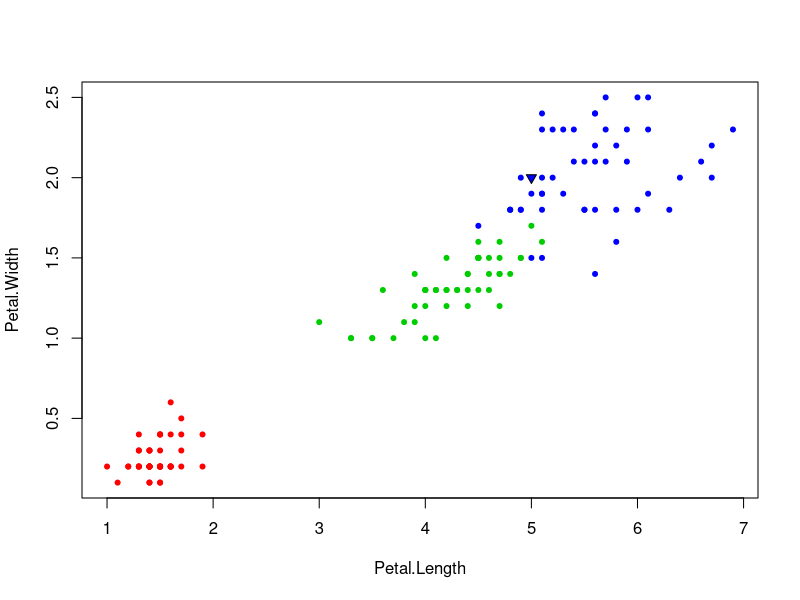

The R script that drew this image:
euclidDist <- function(u, v) {
  sqrt(sum((u - v)^2))
}

sortObjectsByDist <- function(xl, u) {
  l <- dim(xl)[1]
  n <- dim(xl)[2] - 1
  # формируем матрицу расстояний состоящую из индекса и расстояния евклида из выборки для некоторой точки
  distances <- matrix(NA, l, 2)
  for (i in 1:l) {
    distances[i, ] <- c(i, euclidDist(xl[i, 1:n], u))
  }
  
  # сортируем по расстоянию
  orderedXl <- xl[order(distances[, 2]), ]
  return (orderedXl <- cbind(orderedXl, euclidDist = sort(distances[, 2], decreasing = FALSE)))
}

# Прямоугольное ядро
rect_kernel <- function(dist, h) {
  if(abs(dist / h) <= 1) {
    return (1 / 2)
  } else {
    return(0)
  }
}

# Епанечникова ядро
epanech_kernel <- function(dist, h) {
  if(abs(dist / h) <= 1) {
    return(3 / 4 * (1 - (dist / h)^2))
  } else {
    return(0)
  }
}

# Квартическое ядро
quartic_kernel <- function(dist, h) {
  if(abs(dist / h) <= 1) {
    return(15 / 16 * (1 - (dist / h)^2)^2)
  } else {
    return(0)
  }
}

# Треугольное ядро
triang_kernel <- function(dist, h) {
  if(abs(dist / h) <= 1) {
    return(1 - abs(dist / h))
  } else {
    return(0)
  }
}

# Гауссовское ядро (финитные ядра)
gauss_kernel <- function(dist, h) {
  return((2*pi)^(1/2) * exp((-1/2) * (dist / h)^2))
}

parzenWindow <- function(xl, u, h, kernelFunc) {
  l <- dim(xl)[1]
  orderedXl <- sortObjectsByDist(xl, u)
  n <- dim(orderedXl)[2] - 1
  classes <- orderedXl[1:l, n]
  
  counts <- table(orderedXl[0, 3])
  View(counts[classes[1]])
  
  for (i in seq(1:l)) {
    counts[classes[i]] <- counts[classes[i]] + kernelFunc(orderedXl[i, 4], h)
    print(counts)
  }

  
  if(sum(counts) > 0) {
    class <- names(which.max(counts))
  } else {
    class <- "noClass"
  } 
  
  return(class)
}

loo <- function(xl, seqH, kernelFunc) {
  l <- dim(xl)[1]
  hLooArray <- array(0, length(seqH))
  j <- 1
  for(h in seqH) {
    cnt <- 0
    for(i in 1:l) {
      u <- c(xl[i, 1], xl[i, 2])
      x <- xl[-i, 1:3]
      class <- parzenWindow(x, u, h, kernelFunc)
      
      if(xl[i, 3] != class) {
        cnt <- cnt + 1
      }
    }
    hLooArray[j] <- cnt / l
    j <- j + 1
    print(j)
  }
  View(hLooArray)
  return(hLooArray)
}

parzenPlot <- function(xl, u, h, kernelFunc) {
  colors <- c("setosa" = "red", "versicolor" = "green3", "virginica" = "blue")
  
  plot(xl[1:2], pch = 20, bg = colors[xl$Species], col = colors[xl$Species])
  
  class <- parzenWindow(xl, u, h, kernelFunc)
  points(u[1], u[2], pch = 25, bg = colors[class], asp = 1)
}

looPlot <- function(seqH, looData) {
  plot(seqH, looData, xlab = "h", ylab = "LOO(h)", type = "l")
  
  looDataFrame <- data.frame(seqH, looData)
  minH <- looDataFrame[which.min(looDataFrame$looData),]
  print(minH)
  points(minH, pch=21, bg="red")
}

classificationMap <- function(xl, h, kernelFunc) {
  colors <- c("setosa" = "red", "versicolor" = "green", "virginica" = "blue", 
              "noClass" = "white")
  plot(xl[1:2], pch = 21, col = colors[xl$Species], bg = colors[xl$Species])
  
  for (i in seq(1.0, 7.0, 0.1)) {
    for (j in seq(0.1, 2.5, 0.1)) {
      u <- c(i, j)
      class <- parzenWindow(xl, u, h, kernelFunc)
      points(i, j, pch = 21, col = colors[class])
    }
  }
}

#xl <-iris[sample(1:150, 30, replace=FALSE), 3:5]
xl <- iris[, 3:5]
u <- c(5, 2)
h <- 0.6
seqH <- seq(0.1, 2, 0.1)

parzenPlot(xl, u, h, rect_kernel)

#looRectKernel <- loo(xl, seqH, rect_kernel)
#looEpanechKernel <- loo(xl, seqH, epanech_kernel)
#looQuarticKernel <- loo(xl, seqH, quartic_kernel)
#looTriangKernel <- loo(xl, seqH, triang_kernel)
#looGaussKernel <- loo(xl, seqH, gauss_kernel)

# График LOO
#looPlot(seqH, looGaussKernel)

#Карта классификации
#classificationMap(xl, 0.6, rect_kernel)

